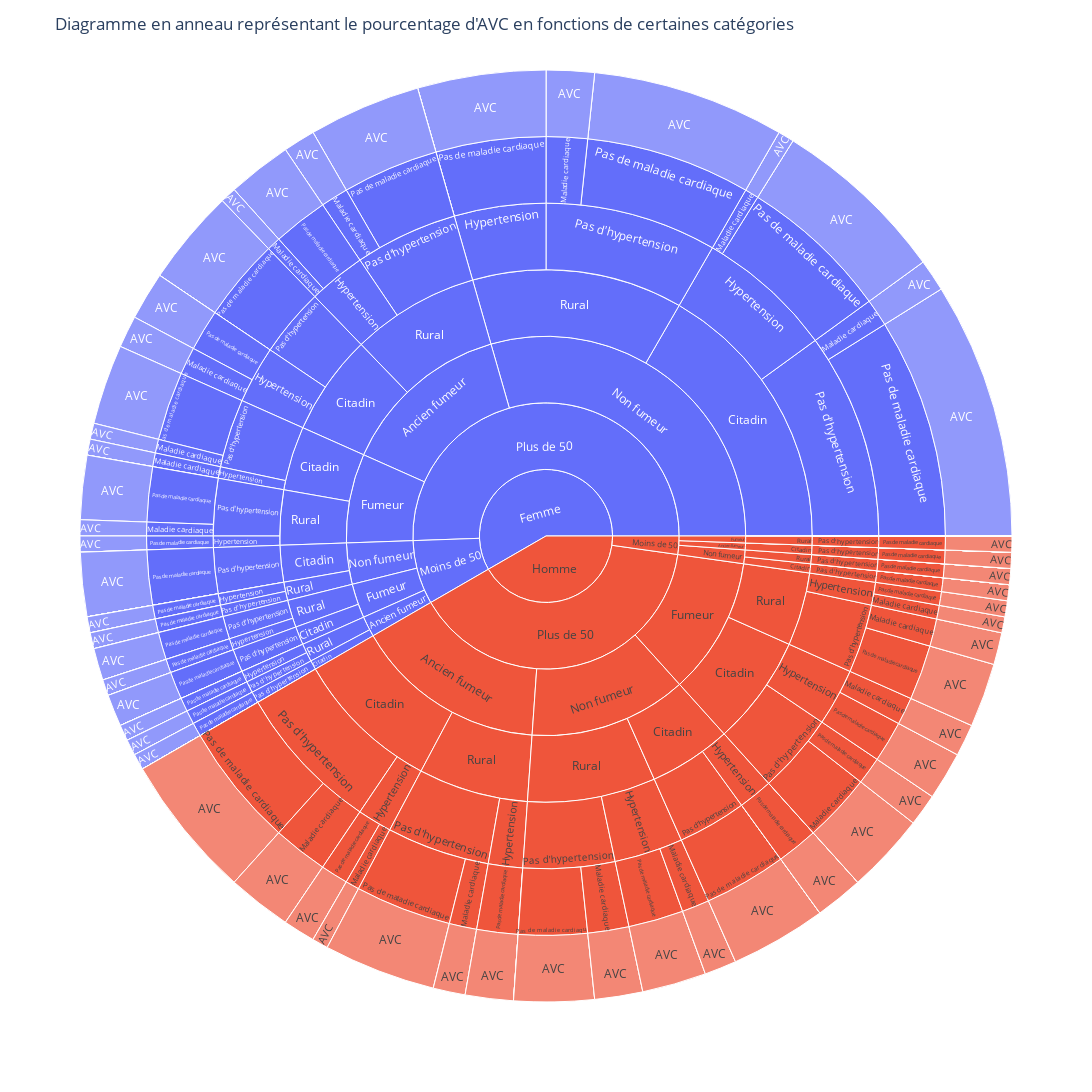

Source (notebook cell):
### Markdown cell above
Regardons vos risques !

### Code cell
df = init_traitement_DB()

id2 = df[df["smoking_status"] == "Unknown"].index
df = df.drop(id2)
# On regroupe les colonnes par ce que l'on souhaite faire avec en renommant les variables
def map_values(column, mapping, default='Unknown'):
    return column.map(lambda x: mapping.get(x, default))

# Définition des fonctions de mapping
hypertension_mapping = {0: 'Pas d\'hypertension', 1: 'Hypertension'}
heart_disease_mapping = {0: 'Pas de maladie cardiaque', 1: 'Maladie cardiaque'}
stroke_mapping = {0: 'Pas d\'AVC', 1: 'AVC'}
residence_type_mapping = {'Urban': 'Citadin', 'Rural': 'Rural'}
gender_mapping = {'Male': 'Homme', 'Female': 'Femme', 'Other': 'Autre'}
smoking_status_mapping = {'formerly smoked': 'Ancien fumeur', 'never smoked': 'Non fumeur', 'smokes': 'Fumeur'}

# On effectue chaque mapping à chaque colonne
df['gender'] = map_values(df['gender'], gender_mapping)
df['hypertension'] = map_values(df['hypertension'], hypertension_mapping)
df['heart_disease'] = map_values(df['heart_disease'], heart_disease_mapping)
df['stroke'] = map_values(df['stroke'], stroke_mapping)
df['smoking_status'] = map_values(df['smoking_status'], smoking_status_mapping)
df['Residence_type'] = map_values(df['Residence_type'], residence_type_mapping)

# On décide de couper la population en deux : les plus ou moins de 50 ans
df['age_group'] = pd.cut(df['age'], bins=[0, 50, float('inf')], labels=['Moins de 50', 'Plus de 50'])

# On les regroupe et on compte les individus par catégorie
grouped = df.groupby(['gender', 'age_group', 'smoking_status', 'Residence_type', 'hypertension', 'heart_disease', 'stroke']).size().reset_index(name='count')

# On calcule les pourcentage dans le dernier cercle
total_strokes = grouped[grouped['stroke'] == 'AVC']['count'].sum()
grouped['percentage'] = grouped.apply(lambda row: (row['count'] / total_strokes) * 100 if row['stroke'] == 'AVC' else None, axis=1)


fig = px.sunburst(grouped, path=['gender', 'age_group', 'smoking_status', 'Residence_type', 'hypertension', 'heart_disease', 'stroke'], values='percentage')

fig.update_layout(
    title="Diagramme en anneau représentant le pourcentage d'AVC en fonctions de certaines catégories",
    width=1400,  
    height=1400   
)

fig.show()

### Figure 1 — Plotly figure (JSON) as saved in the notebook; plotly's stock layout.template omitted (floating-point values rounded to 4 significant figures; data arrays with more than 128 entries replaced by an {"elided": "..."} marker saying what was removed)
{"data": [{"branchvalues": "total", "domain": {"x": [0, 1], "y": [0, 1]}, "hovertemplate": "labels=%{label}<br>percentage=%{value}<br>parent=%{parent}<br>id=%{id}<extra></extra>", "ids": {"elided": "378 str values"}, "labels": {"elided": "378 str values"}, "name": "", "parents": {"elided": "378 str values"}, "type": "sunburst", "values": {"elided": "378 float values"}}], "layout": {"height": 1400, "legend": {"tracegroupgap": 0}, "margin": {"t": 60}, "title": {"text": "Diagramme en anneau représentant le pourcentage d'AVC en fonctions de certaines catégories"}, "width": 1400}}
